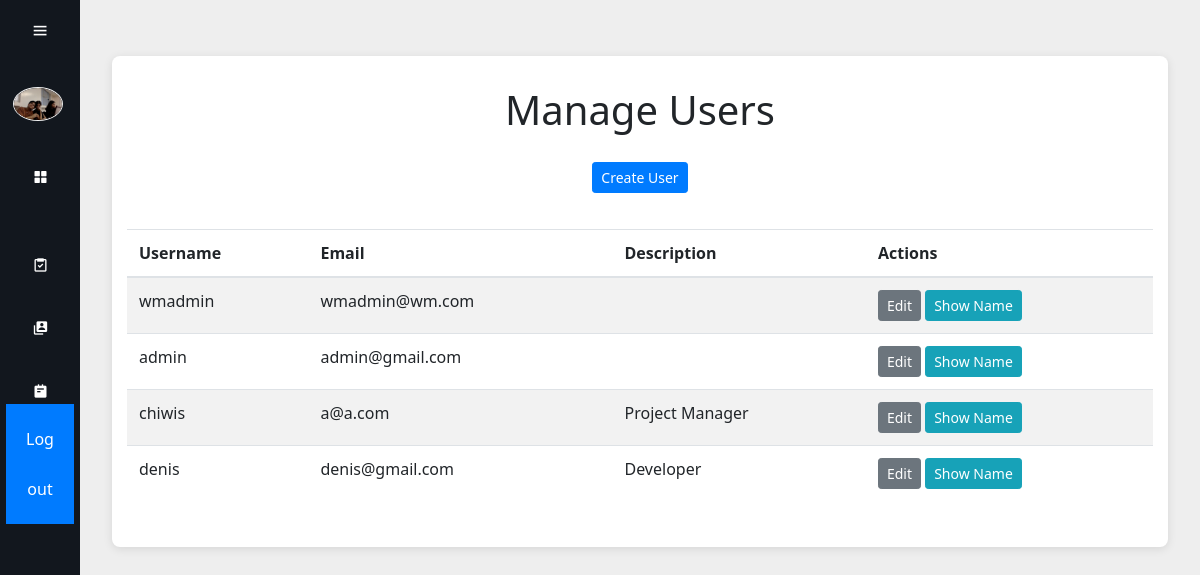
Before: /gestion-usuarios/ (signed in) with the older database file.
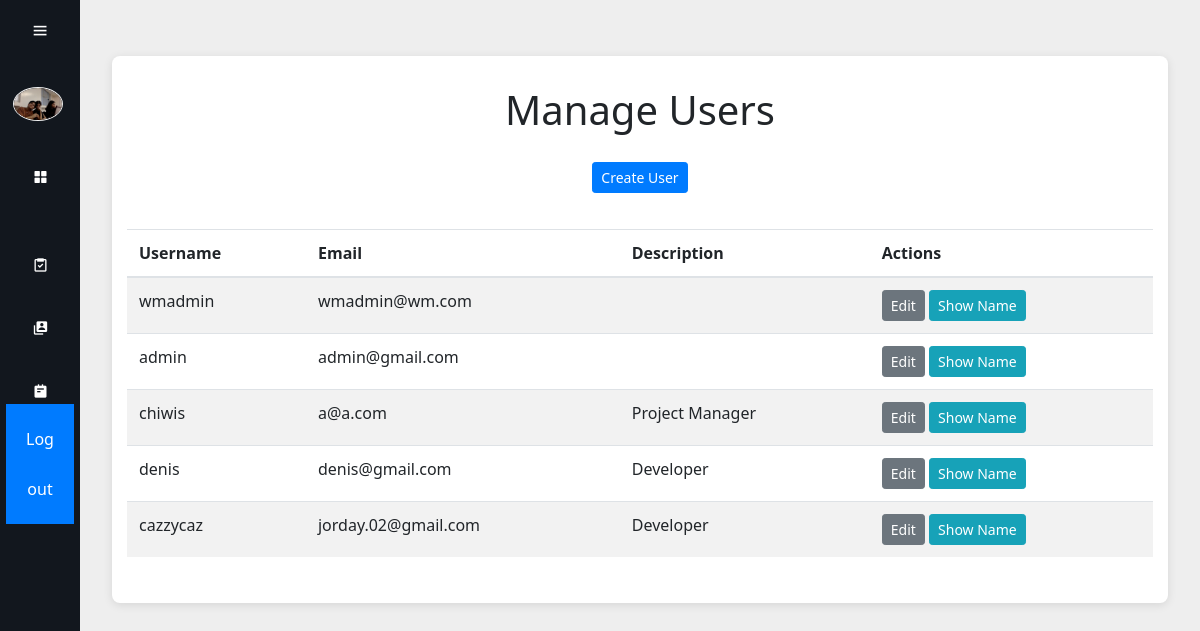
After: the same page with the newer database file.
### workmates/models.py (models this page shows, shortened)
class workmateUser(AbstractUser):
    Roles = {
        ("Developer", "Desarollador"),
        ("Project Manager", "Project Manager"),
        ("Other", "Otro/No listado")
    }
    email = models.EmailField(unique=True)
    description = models.CharField(max_length=20, choices=Roles)

### base/views.py (the view)
# urls.py: path("gestion-usuarios/", views.gestion_usuarios, name="gestion_usuarios"),
@login_required
@permission_required('workmates.view_workmateuser', raise_exception=True)
def gestion_usuarios(request):
    users = workmateUser.objects.all()
    return render(request, "gestion-usuarios.html", {'users': users})

### base/templates/gestion-usuarios.html (shortened to what this page needs)
{% load static %}
<html lang="en">
  <head>
    <link rel="stylesheet" href="{% static 'css/dashboard.css' %}">
    <link href="https://unpkg.com/boxicons@2.1.4/css/boxicons.min.css" rel="stylesheet">
    <link href="https://stackpath.bootstrapcdn.com/bootstrap/4.5.2/css/bootstrap.min.css" rel="stylesheet">
  </head>
  <body>
    <div class="sidebar">
      <div class="top">
        <i class="bx bx-menu" id="btn"></i>
      </div>
      <div class="user">
        <img src="{% static "user-img.jpg" %}" alt="me" class="user-img">
        <div>
        </div>
      </div>
      <ul>
        <li>
          <a href="/">
            <i class="bx bxs-grid-alt"></i>
          </a>
        </li>
        {% if perms.tasks.view_task %}
        <li>
          <a href="/gestion-tareas/">
            <i class="bx bx-task"></i>
          </a>
        </li>
        {% endif %}
        {% if perms.user.edit_user %}
        <li>
          <a href="/gestion-usuarios/">
            <i class="bx bxs-user-account"></i>
          </a>
        </li>
        {% endif %}
        <li>
          <a href="/mis-tareas/">
            <i class="bx bxs-notepad"></i>
          </a>
        </li>
        <li>
          <form method="POST" action="{% url 'base:logout' %}" class="logout-form">
            <button type="submit" aria-label="Logout">Log out</button>
          </form>
        </li>
      </ul>
    </div>
    <div class="main-content">
      <div class="container mt-4">
        <h1>Manage Users</h1>
        <form method="POST" action="{% url 'base:crear-usuario' %}">
          <button type="submit" class="btn btn-primary btn-sm mb-3">Create User</button>
        </form>
        <div class="table-responsive">
          <table class="table table-striped table-hover">
            <thead>
              <tr>
                <th>Username</th>
                <th>Email</th>
                <th>Description</th>
                <th>Actions</th>
              </tr>
            </thead>
            <tbody>
              {% for user in users %}
              <tr>
                <td>{{ user.username }}</td>
                <td>{{ user.email }}</td>
                <td>{{ user.description }}</td>
                <td>
                  <a href="{% url 'base:editar-usuario' user.id %}" class="btn btn-secondary btn-sm">Edit</a>
                  <button class="btn btn-info btn-sm" onclick="toggleName('namehidden-{{ user.id }}')">Show Name</button>
                </td>
              </tr>
              {% empty %}
              <tr>
                <td colspan="4">No users found.</td>
              </tr>
              {% endfor %}
            </tbody>
          </table>
        </div>
      </div>
    </div>
  </body>
</html>

### base/static/css/dashboard.css (style rules this page uses)
* { margin: 0; padding: 0; box-sizing: border-box; font-family: 'Segoe UI', Tahoma, Geneva, Verdana, sans-serif; }
.user-img { width: 50px; border-radius: 100%; border: 1px solid #eee; }
.sidebar { position: absolute; top: 0; left: 0; height: 100vh; width: 80px; background-color: #12171e; padding: 0.4rem 0.8rem; transition: all 0.5s ease; }
.sidebar #btn { position: absolute; color: #fff; top: .4rem; left: 50%; font-size: 1.2rem; line-height: 50px; transform: translateX(-50%); cursor: pointer; }
.user { display: flex; align-items: center; margin: 1rem 0; }
.sidebar ul li { position: relative; list-style-type: none; height: 50px; width: 90%; margin: 0.8rem auto; line-height: 50px; }
.sidebar ul li a { color: #fff; display: flex; align-items: center; text-decoration: none; border-radius: 0.8rem; }
.sidebar ul li a i { min-width: 50px; text-align: center; height: 50px; border-radius: 12px; line-height: 50px; }
.main-content { position: relative; background-color: #eee; min-height: 100vh; top: 0; left: 80px; transition: all 0.5s ease; width: calc(100% - 80px); padding: 2rem; display: flex; justify-content: center; align-items: flex-start; }
.container { display: grid; gap: 20px; /grid-template-columns: repeat(auto-fill, minmax(300px, 1fr)); / Responsive two-column layout */ max-width: 1200px; width: 200%; background-color: #fff; padding: 30px; border-radius: 8px; box-shadow: 0 2px 10px rgba(0, 0, 0, 0.1); }
h1 { grid-column: 1 / -1; font-size: 1.8rem; margin-bottom: 20px; text-align: center; }
form { grid-column: 1 / -1; display: flex; flex-direction: column; gap: 15px; }
button { align-self: center; padding: 10px 20px; background-color: #007bff; color: #fff; border: none; border-radius: 4px; cursor: pointer; }
a { text-align: center; color: #007bff; text-decoration: none; font-weight: 500; }

Changed rows visible on the page:
added workmateUser: username "cazzycaz", email "jorday.02@gmail.com", description "Developer"
